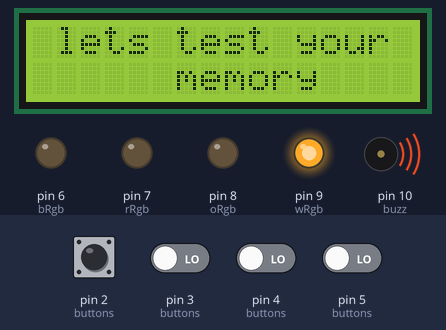
This sketch was run on a simulated Arduino Uno, built with avr-gcc and run on an emulated ATmega328P. On the bench: 16×2 character LCD, output pins drawn as LEDs (lit = HIGH), buzzer (waves = sounding). Dashed ring = blinking. The inputs (shaded band) are chosen by the test bench; at power-on: pin 2 (buttons), pin 3 (buttons), pin 4 (buttons), pin 5 (buttons) LOW. Random numbers use the default seed unless the sketch sets one.

Above: at 1.2 s.
3.6 s: pin 2 (buttons) pulled HIGH for 0.15 s
At 5.8 s:
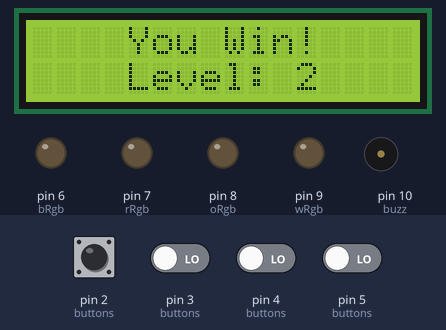
6.1 s: pin 2 (buttons) driven HIGH and pin 3 (buttons) driven HIGH
At 7.2 s:
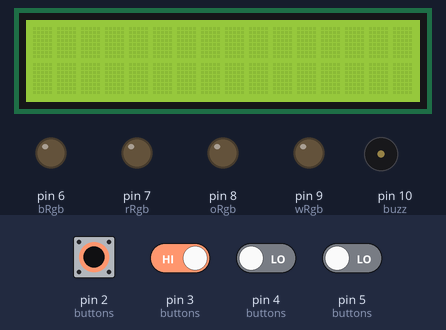
9.1 s: pin 2 (buttons) driven LOW
12.1 s: pin 3 (buttons) driven LOW
13.7 s: pin 3 (buttons) driven HIGH
At 14.7 s:
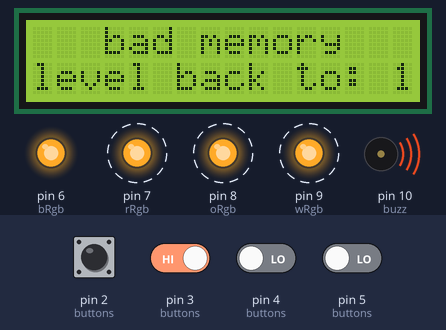
15.2 s: pin 2 (buttons) driven HIGH
Timing chart, 0 to 17.7 s (numbered marks = the images above; inputs shaded):
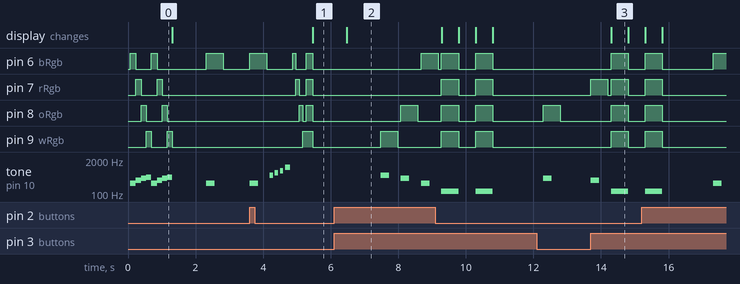

Measured:
- after the input at 3.6 s, pin 6 (bRgb): goes HIGH 0.50 s, LOW 0.77 s, HIGH 0.10 s, LOW 0.30 s, HIGH 0.20 s, then LOW, starting at once; pin 7 (rRgb): LOW → HIGH after 1.4 s, → LOW 0.10 s later, → HIGH 0.20 s later, → LOW 0.20 s later
- after the input at 6.1 s, pin 6 (bRgb): LOW → HIGH after 2.6 s
- after the input at 13.7 s, pin 6 (bRgb), pin 8 (oRgb), pin 9 (wRgb): LOW → HIGH after 0.60 s, → LOW 0.51 s later; pin 7 (rRgb): alternates HIGH for 0.50 s and LOW for 0.10 s, starting at once; tone on pin 10 (buzz): silent → 330 Hz at once, → silent 0.25 s later, → 130 Hz 0.35 s later, → silent 0.51 s later; the display: changes after 0.61 s (image 3)
- by itself, tone on pin 10 (buzz): plays 261 Hz for 0.17 s, 330 Hz for 0.15 s, 392 Hz for 0.15 s, 440 Hz for 0.16 s, 261 Hz for 0.17 s, 330 Hz for 0.15 s … (9 notes in this stretch)
- what the display in image 3 shows lasts 0.5 s, from 14.3 s to 14.8 s

The sketch:

MemoryGame.ino
```cpp
#include<LiquidCrystal.h>
#define bButt 2
#define rButt 3
#define oButt 4
#define wButt 5
#define bRgb 6
#define rRgb 7
#define oRgb 8
#define wRgb 9
#define buzz 10
unsigned long lastSoundTime = 0;//millis()
unsigned long lastLedTime = 0;//millis()
int leds[] = {bRgb, rRgb, oRgb, wRgb};
int buttons[] = {bButt, rButt, oButt, wButt};
int tones[] = {262, 330, 392, 523}; //لكل ليد ازعاج خاص يسه
int level = 1;
int sequence[8];
int userSequence[8];
LiquidCrystal lcd(12,12,A1,A2,A3,A4);
void setup() {
  randomSeed(analogRead(0));// نضمن بيها ان الارقام العشوائية نفسها مش بتتكرر (srand(time(0)))
  lcd.begin(16,2);
  Serial.begin(9600);
  pinMode(buzz, OUTPUT);
  for (int i = 0; i < 4; i++) {//ضربنا عصفورين بحجر
    pinMode(leds[i], OUTPUT);
    pinMode(buttons[i], INPUT);
  }

  StartTone();//اول حاجة بتشتغل
  delay(1000);
}

void loop() {
  generate();//دالة توليد رقم عشوائي وتخزنو في مصوصفة
  play();//نولع الانوار بالمصفوفة العملناها بدالة توليد الارقام العشوائية
    if (UserInput()) {//يعني لو الازرار اللي ضغطها المستخدم شبه اللي ولدتها الدالة العشوائية الشرط ده هيبقى صح
    level++;
    winsound();
    delay(1000);
    } else {//غير كدة المستخدم ضغط زر مبيشبهش اللي عملتو دالة التوليد العشوائي كدة خسرت واللفل هيرجع واحد
    gameOver();
    delay(1000);
  }
  //شرط الفوز اللفل يوصل 8 وتفوز
   if(level==9){
    lcd.clear();
    lcd.setCursor(4,1);
    lcd.print("good job");
    lcd.clear();
    delay(500);
    lcd.print("you have strong ");
    lcd.setCursor(6,1);
    lcd.print("memory");
    delay(2000);
    lcd.clear();
    lcd.print("lets do it again");
    delay(1000);
    lcd.clear();
    winsound();
    delay(1000);
    level=1;
  }
}
// دي للروقان لما اللعبة تبدا بس
void StartTone() {
  for(int i=0 ; i<2 ;i++){
    lcd.setCursor(1 , 0);
  	lcd.print("lets test your ");
    lcd.setCursor(6 , 1);
    lcd.print("memory");
	digitalWrite(bRgb , HIGH);
  	tone(buzz , 261);
  	delay(170);
  	digitalWrite(bRgb , LOW);

  	digitalWrite(rRgb , HIGH);
   	tone(buzz , 330);
  	delay(150);
  	digitalWrite(rRgb , LOW);

  	digitalWrite(oRgb , HIGH);
   	tone(buzz , 392);
  	delay(150);
  	digitalWrite(oRgb , LOW);

  	digitalWrite(wRgb , HIGH);
    tone(buzz , 440);
  	delay(150);
  	digitalWrite(wRgb , LOW);
  	noTone(buzz);
  	lcd.clear();

  }
}
//كل مانعدي لفل هنشتغل
void winsound() {

  tone(buzz, 523);
  delay(100);
  noTone(buzz);
  delay(50);

  tone(buzz, 659);
  delay(100);
  noTone(buzz);
  delay(50);

  tone(buzz, 784);
  delay(100);
  noTone(buzz);
  delay(50);

  tone(buzz, 1046);
  delay(150);
  noTone(buzz);
  delay(70);
  for (int i = 0; i < 4; i++) {
    digitalWrite(leds[i], HIGH);
    delay(100);
    digitalWrite(leds[i], LOW);
  }

  for (int i = 0; i < 4; i++) {
    digitalWrite(leds[i], HIGH);
  }
  delay(200);
  for (int i = 0; i < 4; i++) {
    digitalWrite(leds[i], LOW);
  }
  if (level < 9)
  {
  lcd.clear();
  lcd.setCursor(4, 0);
  lcd.print("You Win!");
  lcd.setCursor(4, 1);
  lcd.print("Level: ");
  lcd.print(level);
  delay(1000);
  lcd.clear();
  }
}
//  بتولد ارقام بين ال 0 و3 وبتحفظهم في مصفوفة عدد الارقام اللي بتولدهم بتعتمد على ال لفل
void generate() {
  for (int i = 0; i < level; i++) {
    sequence[i] = random(4);//زي (rand()%4)في c++
  }
}
// بتاخد الرقام من المصوفة اللي خزنا فيها ارقام عشوائية وبتولع بيهم الانواؤ علشان نشوفها
void play() {
  for (int i = 0; i < level; i++) {
    int index = sequence[i];
    digitalWrite(leds[index], HIGH);
    playTone(index);
    delay(250);
    digitalWrite(leds[index], LOW);
    noTone(buzz);
    delay(100);
  }
}
/* اول مانضغط زر هنولع النور الي تابع للزر ونخزن رقم الزر اللي اتداس في مصفوفة جديدة
 ونقارن لو رقم الزر بيشبه رقم النور اللي الي نور في المصفوفة العشوائية لو تمام هيزيد اللفل */
bool UserInput() {
  for (int i = 0; i < level; i++) {
    bool buttonPressed = false;
    while (!buttonPressed) {
      for (int j = 0; j < 4; j++) {
        if (digitalRead(buttons[j]) == HIGH) {
          digitalWrite(leds[j], HIGH);
          playTone(j);
          delay(250);
          digitalWrite(leds[j], LOW);
          userSequence[i] = j;
          delay(100);
          buttonPressed = true;
          break;
        }
      }
    }
    if (userSequence[i] != sequence[i]) {
      return false;
    }
  }
  return true;
}
// دي للازعاج ملناش دعوة بيها لكل زر صوت خاص علشان العذاب
void playTone(int buttonIndex) {
  tone(buzz, tones[buttonIndex]);
  delay(250);
  noTone(buzz);
}
//لو خسرنا ربنا يعوضنا على الازعاج. اللفل هترجع ل1 من جديد
void gameOver() {
  level = 1;
  for(int i=1 ;i<3 ;i++){
  tone(buzz, 130);
   digitalWrite(bRgb , HIGH);
   digitalWrite(rRgb , HIGH);
   digitalWrite(oRgb , HIGH);
   digitalWrite(wRgb , HIGH);
   lcd.clear();
   lcd.setCursor(3, 0);
   lcd.print("bad memory");
   lcd.setCursor(0, 1);
   lcd.print("level back to: ");
   lcd.setCursor(15, 1);
   lcd.print(level);
   delay(500);
   noTone(buzz);
   digitalWrite(bRgb , LOW);
   digitalWrite(rRgb , LOW);
   digitalWrite(oRgb , LOW);
   digitalWrite(wRgb , LOW);
   lcd.clear();
   delay(500);
  }
}
```
